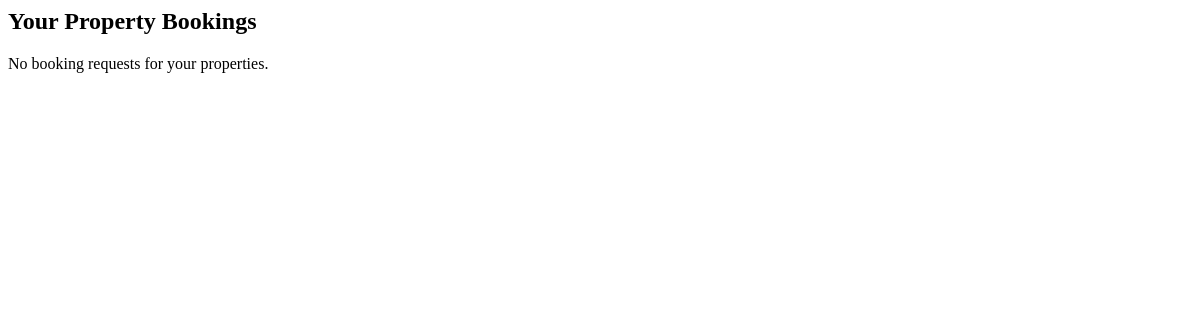
/seller/bookings/ (signed in), run on an earlier commit of the app's database.
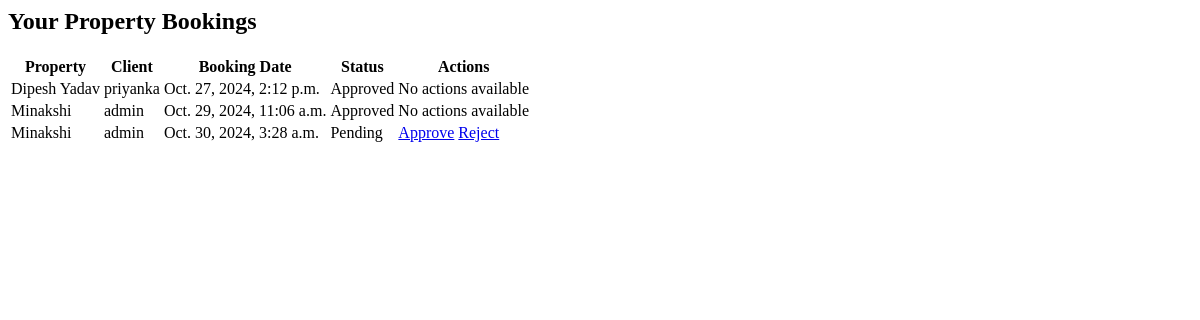
And on a later commit of the database.
### app/models.py (models this page shows, shortened)
class Booking(models.Model):
    property = models.ForeignKey(Property, on_delete=models.CASCADE, related_name='bookings')
    client = models.ForeignKey(User, on_delete=models.CASCADE)
    booking_date = models.DateTimeField(auto_now_add=True)
    is_booked = models.BooleanField(default=False)
    approval_status = models.CharField(    # Added approval_status for booking requests
        max_length=10,
        choices=[('approved', 'Approved'), ('rejected', 'Rejected'), ('pending', 'Pending')],
        default='pending'
    )

class Property(models.Model):
    seller = models.ForeignKey(User, on_delete=models.CASCADE, related_name='properties',default=True)  # Added seller field
    name = models.CharField(max_length=100)
    description = models.TextField()
    price = models.DecimalField(max_digits=10, decimal_places=2)
    location = models.CharField(max_length=255)
    approval_status = models.CharField(
        max_length=10,
        choices=[('approved', 'Approved'), ('rejected', 'Rejected'), ('pending', 'Pending')],
        default='pending'
    )
    is_available = models.BooleanField(default=True)

### app/views.py (the view)
# urls.py: path('seller/bookings/', seller_bookings, name='seller_bookings'),
@login_required
def seller_bookings(request):
    properties = Property.objects.filter(seller=request.user)
    bookings = Booking.objects.filter(property__in=properties)
    context = {
        'bookings': bookings,
    }
    return render(request, 'seller_bookings.html', context)

### app/templates/seller_bookings.html
<h2>Your Property Bookings</h2>
{% if bookings %}
    <table class="table">
        <thead>
            <tr>
                <th>Property</th>
                <th>Client</th>
                <th>Booking Date</th>
                <th>Status</th>
                <th>Actions</th>
            </tr>
        </thead>
        <tbody>
            {% for booking in bookings %}
                <tr>
                    <td>{{ booking.property.name }}</td>
                    <td>{{ booking.client.username }}</td>
                    <td>{{ booking.booking_date }}</td>
                    <td>{{ booking.approval_status|title }}</td>
                    <td>
                      {% if booking.approval_status == 'pending' %}
                          <a href="{% url 'approve_booking' booking.id 'approved' %}" class="btn btn-success btn-sm">Approve</a>
                          <a href="{% url 'approve_booking' booking.id 'rejected' %}" class="btn btn-danger btn-sm">Reject</a>
                      {% else %}
                          <span class="text-muted">No actions available</span>
                      {% endif %}
                  </td>
                </tr>
            {% endfor %}
        </tbody>
    </table>
{% else %}
    <p>No booking requests for your properties.</p>
{% endif %}

What changed in the data, as far as the page shows it:
added Booking: property.name "Dipesh Yadav", client.username "priyanka", booking_date "Oct. 27, 2024, 2:12 p.m.", approval_status "Approved", shows "No actions available"
added Booking: property.name "Minakshi", client.username "admin", booking_date "Oct. 29, 2024, 11:06 a.m.", approval_status "Approved", shows "No actions available"
added Booking: property.name "Minakshi", client.username "admin", booking_date "Oct. 30, 2024, 3:28 a.m.", approval_status "Pending", shows "Approve"
Also different on the page:
text no longer shown: "No booking requests for your properties."
text now shown: "Property Client Booking Date Status Actions"
